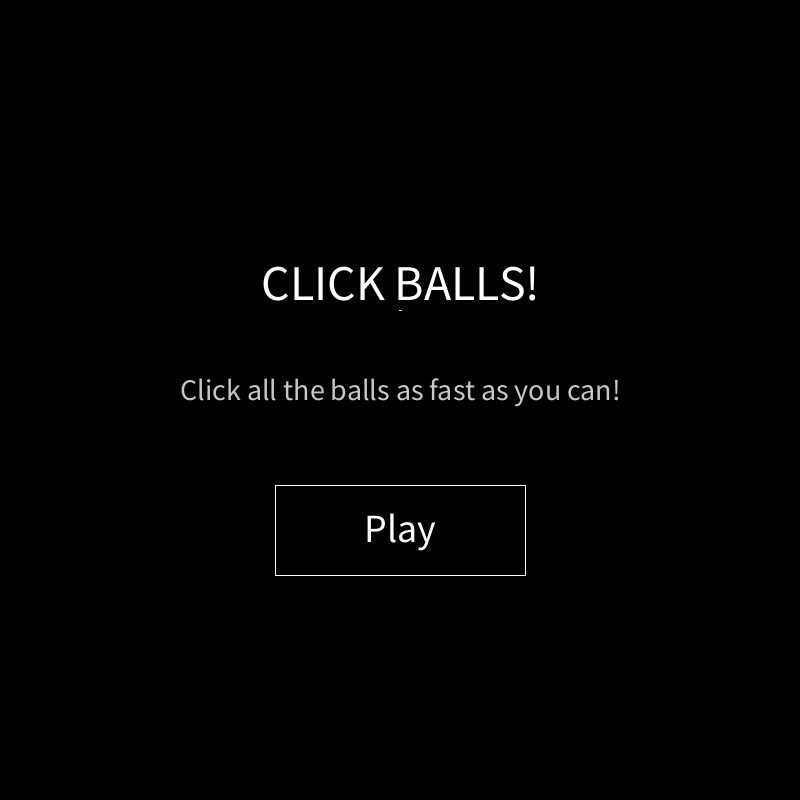
Frame 1 (no input)
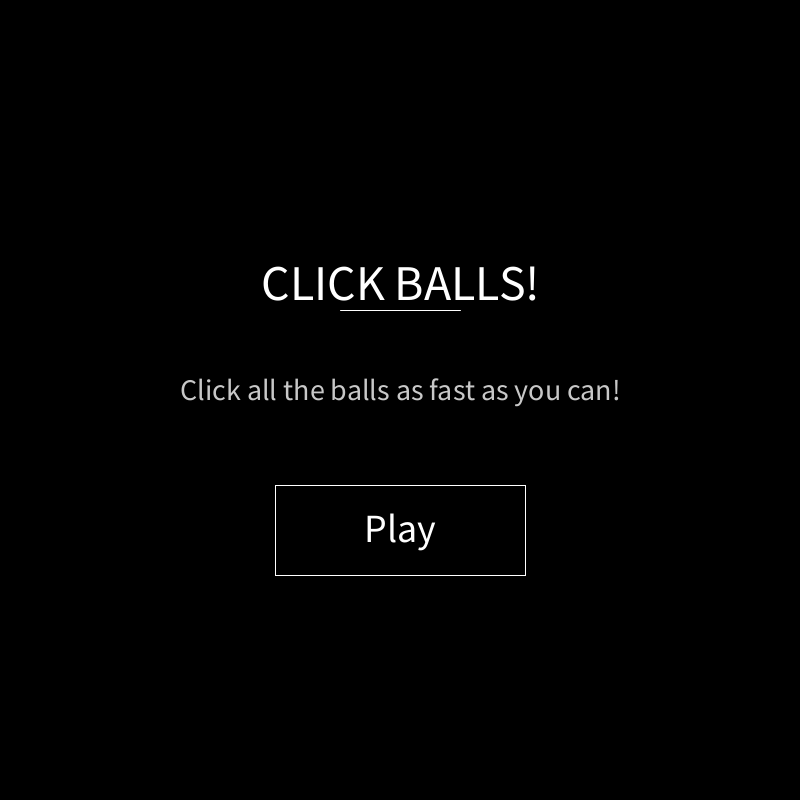
Frame 60 (the mouse pressed at the canvas centre just before this capture)
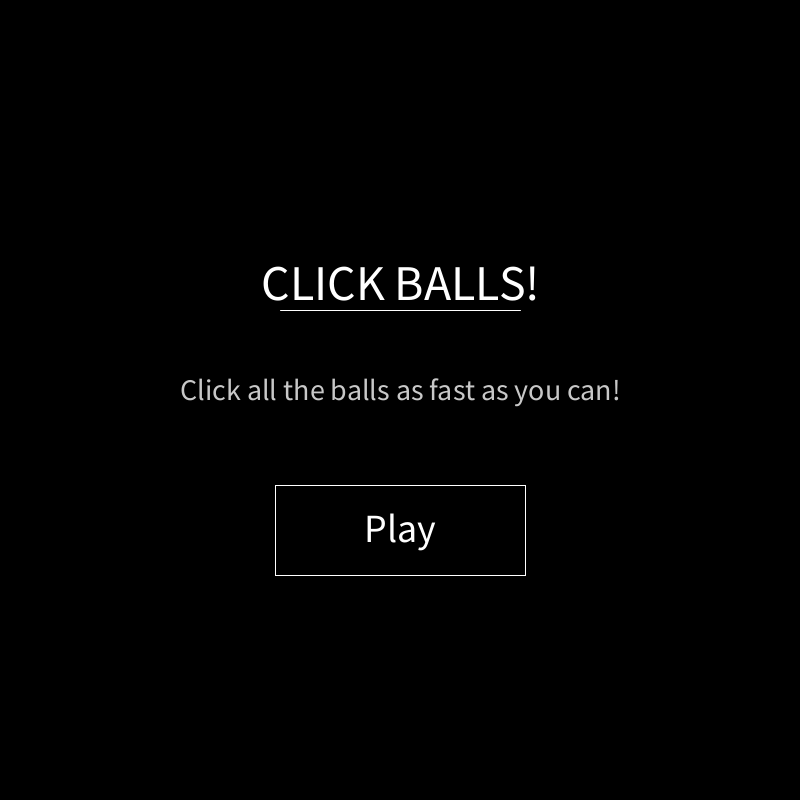
Frame 120 (the mouse held since frame 60 and released just before this capture)

The Processing sketch that drew these frames (run headless with seeded random() and noise(); from frame 60 on, the mouse is pressed at the canvas centre):

// Processing sketch: game_click_balls
// ── game_click_balls.pde
int Balls;
int BallRadius;
int HalfBall;
int maxBallSpeed;

int points;
int speedBonus;
int timeBonus;

int startTime; // time when game starts
int endTime; // time when game ended

float[] x,y,xDelta,yDelta;

// HIGHSCORE //
int highscore = 657;

int BallsRe; //balls remaining

color TextColor = color(255);

int stage; // 0 = menu, 1 = game, 2 = again

// Formatting
int wh, hh;
int lineSize;
int growthLine; // 0 = shrinking, 1 = growing


// Buttons
Sbutton Menu;
Sbutton Again;

void setup() {
  size(800, 800);
  frameRate(60);
  wh = width/2;
  hh = height/2;

  // Ball Settings
  Balls = 10;
  BallRadius = 100;
  HalfBall = BallRadius/2;
  maxBallSpeed = 6;

  // Scores
  points = 0;
  
  // Times:

  // Stages
  stage = 0;
  BallsRe = Balls;

  // Menu:
  lineSize = 1;
  growthLine = 1;

  // Buttons
  Menu = new Sbutton(wh, hh+130, 250, 90, "Play", 40, 6, 12);
  Again = new Sbutton(wh, hh+130, 300, 90, "Play Again", 30, 6, 5);

  x = new float[Balls];
  y = new float[Balls];
  xDelta = new float[Balls];
  yDelta = new float[Balls];

  // Ball Initialization
  for (int i=0; i<Balls; i=i+1) {
    x[i] = random(HalfBall, width-HalfBall);
    y[i] = random(HalfBall, height-HalfBall);

    xDelta[i] = random(-maxBallSpeed, maxBallSpeed);
    yDelta[i] = random(-maxBallSpeed, maxBallSpeed);
  }
}

void draw() {
  background(0);

  if (stage == 0) {
    displayMenu();
  }

  if (stage == 1) {
    displayGame();
    if (BallsRe == 0) {
      stage = 2;
      endTime = int(millis())/1000;
    }
  }

  if (stage == 2) {
    displayAgain();
  }
}


void mousePressed() {
  for (int i=Balls-1; i>=0; i=i-1) {
    float dist = sqrt((x[i]- mouseX)*(x[i]- mouseX)+(y[i]- mouseY)*(y[i]- mouseY));
    if (dist <= BallRadius/2) {
      x[i] = -100;
      y[i] = -100;
      speedBonus = abs(int(xDelta[i]+yDelta[i]));
      timeBonus = int((10000.0/millis())*10);
      points = points + 10 + speedBonus + timeBonus;
      BallsRe--;
      break;
    }
  }
}


void doBallStuff() {
  for (int i=0; i<Balls; i=i+1) {
    fill(200);
    ellipse(x[i], y[i], BallRadius, BallRadius);

    x[i] = x[i] + xDelta[i];
    y[i] = y[i] + yDelta[i];

    if (x[i]>width-BallRadius/2) {
      xDelta[i] = -xDelta[i];
    }
    if (x[i]<BallRadius/2) {
      xDelta[i] = -xDelta[i];
    }
    if (y[i]>height-BallRadius/2) {
      yDelta[i] = -yDelta[i];
    }
    if (y[i]<BallRadius/2) {
      yDelta[i] = -yDelta[i];
    }
  }
}

void displayMenu() {
  Menu.display();
  if (Menu.pressed()) {
    startTime = int(millis())/1000;
    stage = 1;
    return;
  }
  fill(255);
  textSize(50);
  // Title
  text("CLICK BALLS!", wh, hh-100);
  line(wh - lineSize, hh - 90, wh + lineSize, hh - 90);
  if (growthLine == 1) lineSize++;
  if (growthLine == 0) lineSize--;
  if (lineSize == 0) {
    lineSize = 1;
    growthLine = 1;
  }
  if (lineSize == 170) {
    lineSize = 169;
    growthLine = 0;
  }
  // Subtitle
  fill(200);
  textSize(30);
  text("Click all the balls as fast as you can!", wh, hh);
}

void displayGame() {
  // Display Balls and perform Logic:
  doBallStuff();

  // Display Game Stats:
  fill(TextColor);
  textSize(20);
  // POINTS
  text("Points: " + points, 44, 30);
  // TIME
  text("Time: " + (int(millis())/1000 - startTime), width-50, 30);
  // BALLS REMAINING
  text("Balls Remaining: " + BallsRe, 84, 50);
}

void displayAgain() {
  Again.display();
  if (Again.pressed()) {
    stage = 1;
    resetGame();
    return;
  }

  fill(TextColor);
  textSize(50);
  //TEXT GAME OVER
  text("Game Over!", wh, hh-100);
  textSize(30);
  //TEXT SCORE
  text("Score: " + points, wh, hh -50);
  // TIME:
  text("Time: " + (endTime - startTime) + " seconds", wh, hh);
  //TEXT HIGHSCORE
  textSize(15);
  text("Highscore: " + highscore, wh, hh + 40);
}






void resetGame() {
  startTime = int(millis())/1000;
  points = 0;
  BallsRe = Balls;
  for (int i=0; i<Balls; i=i+1) {
    x[i] = random(HalfBall, width-HalfBall);
    y[i] = random(HalfBall, height-HalfBall);

    xDelta[i] = random(-maxBallSpeed, maxBallSpeed);
    yDelta[i] = random(-maxBallSpeed, maxBallSpeed);
  }
}

// ── Sbutton.pde
class Sbutton {
  float BX;
  float BY;
  float Br1;
  float Br2;
  float opac1 = 50;
  float opac2 = opac1+50;
  color Bcol = color(220);
  color Bcolreal;
  String Str;
  float Size;
  float DistX;
  float DistY;

  Sbutton(float tempBX, float tempBY, float tempBr1, float tempBr2, String tempStr, float tempSize, float tempDistX, float tempDistY) {
    BX = tempBX;
    BY = tempBY;
    Br1 = tempBr1;
    Br2 = tempBr2;
    Str = tempStr;
    Size = tempSize;
    DistX = tempDistX;
    DistY = tempDistY;
  }

  boolean pressed() {
    if (mousePressed && mouseX <BX+Br1/2 && mouseX>BX-Br1/2 && mouseY<BY+Br2/2 && mouseY>BY-Br2/2) {
      return true;
    }
    return false;
  }


  void display() {
    Bcolreal = color(Bcol, opac1);
    if (pressed()) {
      Bcolreal = color(Bcol, opac2);
    }
    //noStroke();
    stroke(255);
    rectMode(CENTER);
    fill(Bcolreal);
    rect(BX, BY, Br1, Br2);
    noFill();
    fill(0, opac2+30);
    fill(255);
    textSize(Size);
    textAlign(CENTER);
    text(Str, BX, BY+DistY);
    noFill();
  }
}
